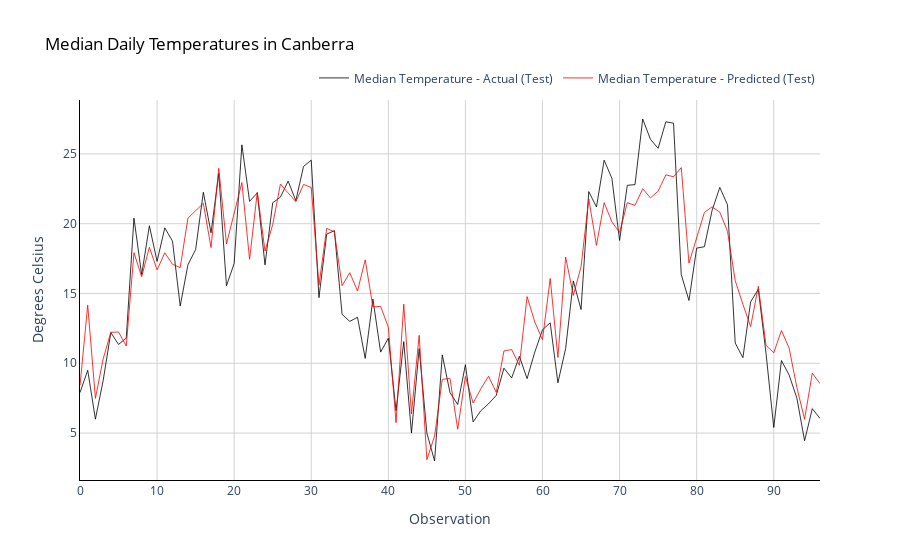

Notebook cell for this chart:
### Markdown cell above
### Step 4 - Visualize the results

### Code cell
fig = go.Figure()
fig.add_trace(go.Scatter(x=np.array(range(0,len(y_test))),
                         y=scaler.inverse_transform(y_test).flatten(),
                         mode='lines',
                         name='Median Temperature - Actual (Test)',
                         opacity=0.8,
                         line=dict(color='black', width=1)
                        ))
fig.add_trace(go.Scatter(x=np.array(range(0,len(pred_test))),
                         y=scaler.inverse_transform(pred_test).flatten(),
                         mode='lines',
                         name='Median Temperature - Predicted (Test)',
                         opacity=0.8,
                         line=dict(color='red', width=1)
                        ))


# Change chart background color
fig.update_layout(dict(plot_bgcolor = 'white'))

# Update axes lines
fig.update_xaxes(showgrid=True, gridwidth=1, gridcolor='lightgrey', 
                 zeroline=True, zerolinewidth=1, zerolinecolor='lightgrey', 
                 showline=True, linewidth=1, linecolor='black',
                 title='Observation'
                )

fig.update_yaxes(showgrid=True, gridwidth=1, gridcolor='lightgrey', 
                 zeroline=True, zerolinewidth=1, zerolinecolor='lightgrey', 
                 showline=True, linewidth=1, linecolor='black',
                 title='Degrees Celsius'
                )

# Set figure title
fig.update_layout(title=dict(text="Median Daily Temperatures in Canberra", 
                             font=dict(color='black')),
                  legend=dict(orientation="h", yanchor="bottom", y=1.02, xanchor="right", x=1)
                 )

fig.show()

### Figure 1 — Plotly figure (JSON) as saved in the notebook; plotly's stock layout.template omitted (floating-point values rounded to 4 significant figures)
{"data": [{"line": {"color": "black", "width": 1}, "mode": "lines", "name": "Median Temperature - Actual (Test)", "opacity": 0.8, "type": "scatter", "x": [0, 1, 2, 3, 4, 5, 6, 7, 8, 9, 10, 11, 12, 13, 14, 15, 16, 17, 18, 19, 20, 21, 22, 23, 24, 25, 26, 27, 28, 29, 30, 31, 32, 33, 34, 35, 36, 37, 38, 39, 40, 41, 42, 43, 44, 45, 46, 47, 48, 49, 50, 51, 52, 53, 54, 55, 56, 57, 58, 59, 60, 61, 62, 63, 64, 65, 66, 67, 68, 69, 70, 71, 72, 73, 74, 75, 76, 77, 78, 79, 80, 81, 82, 83, 84, 85, 86, 87, 88, 89, 90, 91, 92, 93, 94, 95, 96], "y": [7.9, 9.5, 6, 8.75, 12.2, 11.35, 11.8, 20.4, 16.35, 19.85, 17.3, 19.7, 18.75, 14.1, 17.05, 18.15, 22.25, 19.35, 23.6, 15.55, 17.15, 25.65, 21.6, 22.2, 17.05, 21.5, 21.9, 23.05, 21.65, 24.1, 24.55, 14.7, 19.25, 19.5, 13.5, 13, 13.3, 10.35, 14.6, 10.8, 11.8, 6.6, 11.55, 5, 11.05, 5, 3, 10.6, 7.9, 7.05, 9.9, 5.8, 6.6, 7.1, 7.7, 9.65, 8.95, 10.5, 8.9, 10.8, 12.4, 12.9, 8.6, 11.05, 15.9, 13.85, 22.3, 21.2, 24.55, 23.25, 18.8, 22.75, 22.8, 27.5, 26.05, 25.4, 27.3, 27.2, 16.35, 14.5, 18.25, 18.35, 20.95, 22.6, 21.35, 11.45, 10.4, 14.4, 15.3, 10.7, 5.4, 10.2, 9.15, 7.5, 4.45, 6.75, 6.05]}, {"line": {"color": "red", "width": 1}, "mode": "lines", "name": "Median Temperature - Predicted (Test)", "opacity": 0.8, "type": "scatter", "x": [0, 1, 2, 3, 4, 5, 6, 7, 8, 9, 10, 11, 12, 13, 14, 15, 16, 17, 18, 19, 20, 21, 22, 23, 24, 25, 26, 27, 28, 29, 30, 31, 32, 33, 34, 35, 36, 37, 38, 39, 40, 41, 42, 43, 44, 45, 46, 47, 48, 49, 50, 51, 52, 53, 54, 55, 56, 57, 58, 59, 60, 61, 62, 63, 64, 65, 66, 67, 68, 69, 70, 71, 72, 73, 74, 75, 76, 77, 78, 79, 80, 81, 82, 83, 84, 85, 86, 87, 88, 89, 90, 91, 92, 93, 94, 95, 96], "y": [8.404, 14.16, 7.492, 10.31, 12.22, 12.24, 11.24, 17.93, 16.2, 18.31, 16.69, 17.91, 17.1, 16.86, 20.39, 20.94, 21.46, 18.29, 23.97, 18.55, 20.85, 22.95, 17.45, 22.26, 18.04, 19.94, 22.84, 22.18, 21.58, 22.81, 22.59, 15.59, 19.66, 19.41, 15.56, 16.49, 15.18, 17.41, 14.04, 14.08, 12.59, 5.752, 14.24, 6.373, 12.01, 3.096, 4.796, 8.853, 8.906, 5.279, 9.058, 7.151, 8.173, 9.072, 7.91, 10.89, 10.98, 9.854, 14.78, 12.96, 11.69, 16.07, 10.42, 17.61, 14.86, 16.92, 21.77, 18.45, 21.51, 20.13, 19.38, 21.5, 21.32, 22.5, 21.85, 22.33, 23.5, 23.36, 24.02, 17.17, 19.07, 20.8, 21.21, 20.83, 19.45, 15.92, 14.23, 12.63, 15.51, 11.29, 10.75, 12.35, 11.08, 8.261, 5.989, 9.297, 8.546]}], "layout": {"legend": {"orientation": "h", "x": 1, "xanchor": "right", "y": 1.02, "yanchor": "bottom"}, "plot_bgcolor": "white", "title": {"font": {"color": "black"}, "text": "Median Daily Temperatures in Canberra"}, "xaxis": {"gridcolor": "lightgrey", "gridwidth": 1, "linecolor": "black", "linewidth": 1, "showgrid": true, "showline": true, "title": {"text": "Observation"}, "zeroline": true, "zerolinecolor": "lightgrey", "zerolinewidth": 1}, "yaxis": {"gridcolor": "lightgrey", "gridwidth": 1, "linecolor": "black", "linewidth": 1, "showgrid": true, "showline": true, "title": {"text": "Degrees Celsius"}, "zeroline": true, "zerolinecolor": "lightgrey", "zerolinewidth": 1}}}
